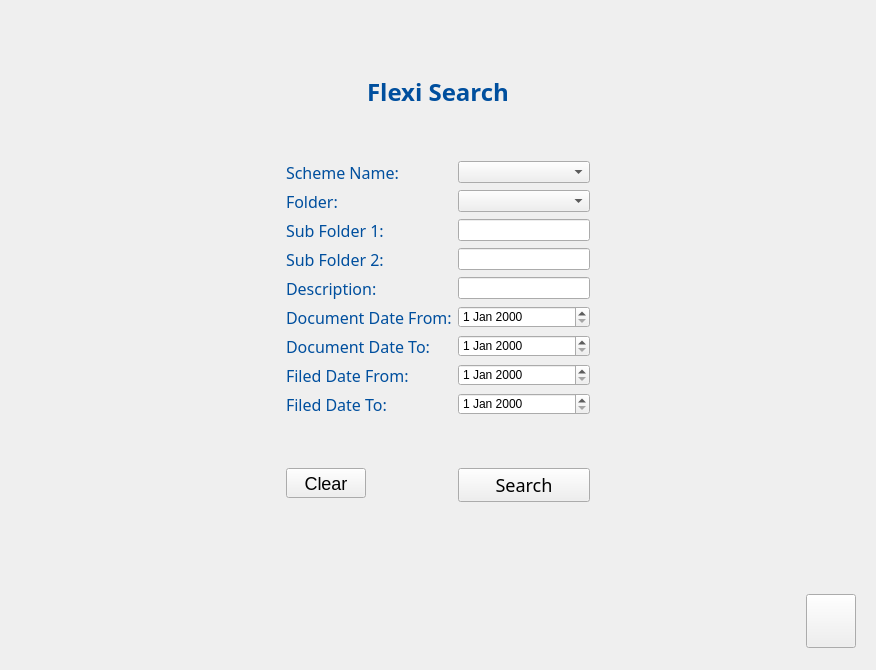
      <widget class="QWidget" name="search_flexi_page">
       <layout class="QVBoxLayout" name="verticalLayout_9">
        <item>
         <widget class="QWidget" name="search_flexi_top_widget" native="true">
          <layout class="QHBoxLayout" name="horizontalLayout_17">
           <item>
            <spacer name="horizontalSpacer_22">
             <property name="orientation">
              <enum>Qt::Horizontal</enum>
             </property>
             <property name="sizeHint" stdset="0">
              <size>
               <width>257</width>
               <height>20</height>
              </size>
             </property>
            </spacer>
           </item>
           <item>
            <widget class="QWidget" name="search_flexi_widget" native="true">
             <property name="styleSheet">
              <string notr="true">QLabel {
  font-family: aptos;
  font-size: 16px;
  color: #004f9e;
}</string>
             </property>
             <layout class="QFormLayout" name="formLayout_4">
              <item row="0" column="1">
               <spacer name="verticalSpacer_21">
                <property name="orientation">
                 <enum>Qt::Vertical</enum>
                </property>
                <property name="sizeHint" stdset="0">
                 <size>
                  <width>132</width>
                  <height>40</height>
                 </size>
                </property>
               </spacer>
              </item>
              <item row="3" column="1">
               <spacer name="verticalSpacer_22">
                <property name="orientation">
                 <enum>Qt::Vertical</enum>
                </property>
                <property name="sizeHint" stdset="0">
                 <size>
                  <width>132</width>
                  <height>40</height>
                 </size>
                </property>
               </spacer>
              </item>
              <item row="5" column="0">
               <widget class="QLabel" name="search_flexi_scheme_name_label">
                <property name="text">
                 <string>Scheme Name:</string>
                </property>
               </widget>
              </item>
              <item row="7" column="0">
               <widget class="QLabel" name="search_flexi_folder_label">
                <property name="text">
                 <string>Folder:</string>
                </property>
               </widget>
              </item>
              <item row="7" column="1">
               <widget class="QComboBox" name="search_flexi_folder">
                <property name="cursor">
                 <cursorShape>PointingHandCursor</cursorShape>
                </property>
               </widget>
              </item>
              <item row="9" column="0">
               <widget class="QLabel" name="search_flexi_subfolder1_label">
                <property name="text">
                 <string>Sub Folder 1:</string>
                </property>
               </widget>
              </item>
              <item row="9" column="1">
               <widget class="QLineEdit" name="search_flexi_subfolder1"/>
              </item>
              <item row="11" column="0">
               <widget class="QLabel" name="search_flexi_subfolder2_label">
                <property name="text">
                 <string>Sub Folder 2:</string>
                </property>
               </widget>
              </item>
              <item row="11" column="1">
               <widget class="QLineEdit" name="search_flexi_subfolder_2"/>
              </item>
              <item row="13" column="0">
               <widget class="QLabel" name="search_flexi_description_label">
                <property name="text">
                 <string>Description:</string>
                </property>
               </widget>
              </item>
              <item row="13" column="1">
               <widget class="QLineEdit" name="search_flexi_description"/>
              </item>
              <item row="15" column="0">
               <widget class="QLabel" name="search_flexi_doc_date_from_label">
                <property name="text">
                 <string>Document Date From:</string>
                </property>
               </widget>
              </item>
              <item row="15" column="1">
               <widget class="QDateEdit" name="search_flexi_doc_date_from">
                <property name="cursor">
                 <cursorShape>IBeamCursor</cursorShape>
                </property>
               </widget>
              </item>
              <item row="17" column="0">
               <widget class="QLabel" name="search_flexi_doc_date_to_label">
                <property name="text">
                 <string>Document Date To:</string>
                </property>
               </widget>
              </item>
              <item row="17" column="1">
               <widget class="QDateEdit" name="search_flexi_doc_date_to">
                <property name="cursor">
                 <cursorShape>IBeamCursor</cursorShape>
                </property>
               </widget>
              </item>
              <item row="19" column="0">
               <widget class="QLabel" name="search_flexi_file_date_from_label">
                <property name="text">
                 <string>Filed Date From:</string>
                </property>
               </widget>
              </item>
              <item row="19" column="1">
               <widget class="QDateEdit" name="search_flexi_file_date_from">
                <property name="cursor">
                 <cursorShape>IBeamCursor</cursorShape>
                </property>
               </widget>
              </item>
              <item row="21" column="0">
               <widget class="QLabel" name="search_flexi_file_date_to_label">
                <property name="text">
                 <string>Filed Date To:</string>
                </property>
               </widget>
              </item>
              <item row="21" column="1">
               <widget class="QDateEdit" name="search_flexi_file_date_to">
                <property name="cursor">
                 <cursorShape>IBeamCursor</cursorShape>
                </property>
               </widget>
              </item>
              <item row="23" column="1">
               <spacer name="verticalSpacer_23">
                <property name="orientation">
                 <enum>Qt::Vertical</enum>
                </property>
                <property name="sizeHint" stdset="0">
                 <size>
                  <width>132</width>
                  <height>40</height>
                 </size>
                </property>
               </spacer>
              </item>
              <item row="1" column="0" colspan="2">
               <widget class="QLabel" name="search_flexi_title_label">
                <property name="font">
                 <font>
                  <family>aptos</family>
                  <pointsize>-1</pointsize>
                  <weight>75</weight>
                  <bold>true</bold>
                 </font>
                </property>
                <property name="styleSheet">
                 <string notr="true">#search_flexi_title_label {
  font-size: 24px;
  font-weight: bold;
}</string>
                </property>
                <property name="text">
                 <string>Flexi Search</string>
                </property>
                <property name="alignment">
                 <set>Qt::AlignCenter</set>
                </property>
               </widget>
              </item>
              <item row="5" column="1">
               <widget class="QComboBox" name="search_flexi_scheme_name">
                <property name="cursor">
                 <cursorShape>PointingHandCursor</cursorShape>
                </property>
               </widget>
              </item>
              <item row="25" column="1">
               <widget class="QPushButton" name="search_flexi_but">
                <property name="minimumSize">
                 <size>
                  <width>0</width>
                  <height>30</height>
                 </size>
                </property>
                <property name="font">
                 <font>
                  <family>Aptos</family>
                  <pointsize>-1</pointsize>
                  <weight>50</weight>
                  <italic>false</italic>
                  <bold>false</bold>
                 </font>
                </property>
                <property name="cursor">
                 <cursorShape>PointingHandCursor</cursorShape>
                </property>
                <property name="styleSheet">
                 <string notr="true">#search_flexi_but {
  text-align: center;
  font-size: 18px;
}
</string>
                </property>
                <property name="text">
                 <string>Search</string>
                </property>
                <property name="icon">
                 <iconset resource="assets/icons/resources.qrc">
                  <normaloff>:/newPrefix/light_search.png</normaloff>:/newPrefix/light_search.png</iconset>
                </property>
               </widget>
              </item>
              <item row="25" column="0">
               <widget class="QPushButton" name="search_flexi_clear_but">
                <property name="minimumSize">
                 <size>
                  <width>75</width>
                  <height>30</height>
                 </size>
                </property>
                <property name="cursor">
                 <cursorShape>PointingHandCursor</cursorShape>
                </property>
                <property name="styleSheet">
                 <string notr="true">#search_flexi_clear_but {
  text-align: center;
  font-size: 18px;
}</string>
                </property>
                <property name="text">
                 <string>Clear</string>
                </property>
               </widget>
              </item>
             </layout>
            </widget>
           </item>
           <item>
            <spacer name="horizontalSpacer_23">
             <property name="orientation">
              <enum>Qt::Horizontal</enum>
             </property>
             <property name="sizeHint" stdset="0">
              <size>
               <width>257</width>
               <height>20</height>
              </size>
             </property>
            </spacer>
           </item>
          </layout>
         </widget>
        </item>
        <item>
         <spacer name="verticalSpacer_17">
          <property name="orientation">
           <enum>Qt::Vertical</enum>
          </property>
          <property name="sizeHint" stdset="0">
           <size>
            <width>20</width>
            <height>58</height>
           </size>
          </property>
         </spacer>
        </item>
        <item>
         <widget class="QWidget" name="search_flexi_bottom_widget" native="true">
          <property name="minimumSize">
           <size>
            <width>0</width>
            <height>75</height>
           </size>
          </property>
          <property name="maximumSize">
           <size>
            <width>16777215</width>
            <height>75</height>
           </size>
          </property>
          <layout class="QHBoxLayout" name="horizontalLayout_15">
           <item>
            <spacer name="horizontalSpacer_19">
             <property name="orientation">
              <enum>Qt::Horizontal</enum>
             </property>
             <property name="sizeHint" stdset="0">
              <size>
               <width>733</width>
               <height>20</height>
              </size>
             </property>
            </spacer>
           </item>
           <item>
            <widget class="QPushButton" name="search_flexi_back_but">
             <property name="minimumSize">
              <size>
               <width>50</width>
               <height>54</height>
              </size>
             </property>
             <property name="maximumSize">
              <size>
               <width>50</width>
               <height>54</height>
              </size>
             </property>
             <property name="cursor">
              <cursorShape>PointingHandCursor</cursorShape>
             </property>
             <property name="text">
              <string/>
             </property>
             <property name="icon">
              <iconset resource="assets/icons/resources.qrc">
               <normaloff>:/newPrefix/light_back.png</normaloff>:/newPrefix/light_back.png</iconset>
             </property>
             <property name="iconSize">
              <size>
               <width>40</width>
               <height>40</height>
              </size>
             </property>
            </widget>
           </item>
          </layout>
         </widget>
        </item>
       </layout>
      </widget>
